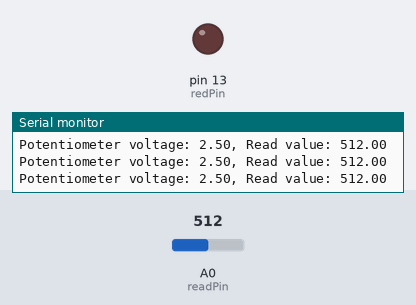
A sketch run on a simulated Arduino Uno, built with avr-gcc and run on an emulated ATmega328P. Shown: output pins drawn as LEDs (lit = HIGH), the last lines printed to the serial monitor. Inputs (shaded band) come from the test bench; at power-on: A0 (readPin) = 512.

Above: at 1.2 s.
1.3 s: A0 (readPin) set to 812
2.8 s: A0 (readPin) set to 834
At 3.4 s:
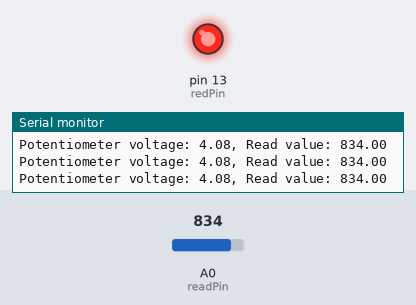
4.3 s: A0 (readPin) set to 716
At 5.2 s:
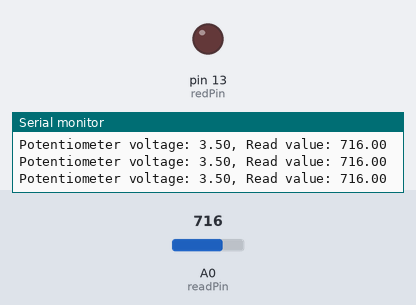
7.3 s: A0 (readPin) set to 900
At 7.7 s:
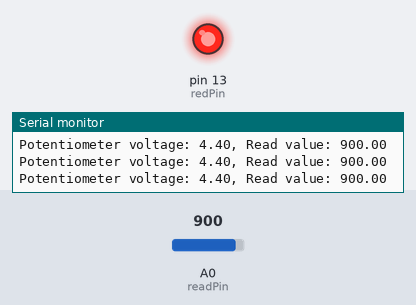
Timing chart, 0 to 9.8 s (numbered marks = the images above; inputs shaded):
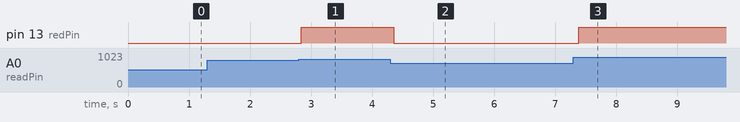

Measured:
- the behaviour switches between 818 and 819 on A0 (readPin) (found by bisection; images 0 and 1)
- after the input at 2.8 s, pin 13 (redPin): LOW → HIGH at once
- after the input at 4.3 s, pin 13 (redPin): HIGH → LOW after 0.05 s
- after the input at 7.3 s, pin 13 (redPin): LOW → HIGH after 0.09 s

The sketch:

13-Understanding-If-Statements.ino
```cpp
int readPin = A0;
int redPin = 13;
float readVal;
float V2;
int delayTime = 100;

void setup() {
  // put your setup code here, to run once:
  pinMode(readPin, INPUT);
  pinMode(redPin, OUTPUT);
  Serial.begin(9600);
}

void loop() {
  // put your main code here, to run repeatedly:

  // 1. Read value from potentiometer
  readVal = analogRead(readPin);

  // 2. Convert read value to voltage
  V2 = (5.0/1023.0) * readVal;

  // 3. Print read value to voltage to serial monitor
  Serial.print("Potentiometer voltage: ");
  Serial.print(V2);
  Serial.print(", Read value: ");
  Serial.println(readVal);

  // 4. Create condition for LED to light
  if(V2 >= 4.0) {
    digitalWrite(redPin, HIGH);
  } else {
    digitalWrite(redPin, LOW);
  }

  delay(delayTime);
}
```
